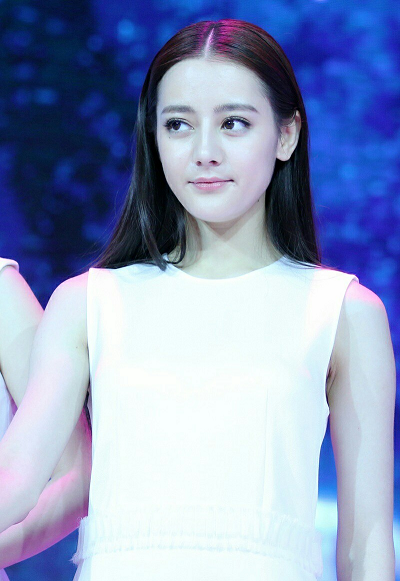
//> input picture images/test.png, 400 x 581 px
$ ./cascade_demo   (built with g++ and OpenCV 4)
//> lines starting //> are read from the running program, lines starting //| are printed output that depends on the picture; after the words box and inside, x2 and y2 are one past the last pixel; in counts of white or black regions, pixels touching at a corner belong together
#include <opencv2/opencv.hpp>
#include <iostream>

using namespace cv;
using namespace std;

int main(int argc, char** argv) {
	String cascadeFilePath = "D:/opencv3.1/opencv/build/etc/haarcascades/haarcascade_frontalface_alt.xml";
	CascadeClassifier face_cascade;
	if (!face_cascade.load(cascadeFilePath)) {
		printf("could not load haar data...\n");
		return -1;
	}
	Mat src, gray_src;
	src = imread("D:/vcprojects/images/test.png");
//> src is the input picture: 581 rows x 400 cols, CV_8UC3; mean B, G, R 189.6, 154.2, 139.9
	cvtColor(src, gray_src, COLOR_BGR2GRAY);
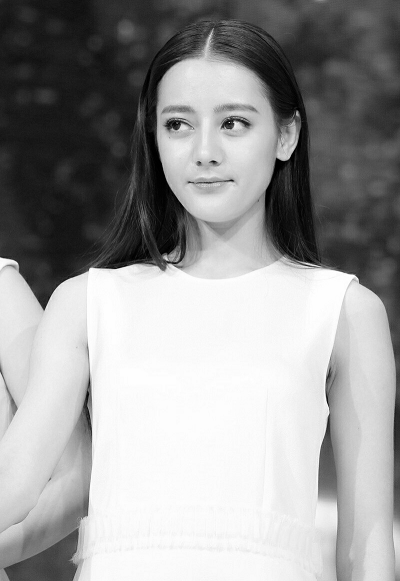
//> gray_src: 581 rows x 400 cols, CV_8UC1; min 0, max 255, mean 153.9
	equalizeHist(gray_src, gray_src);
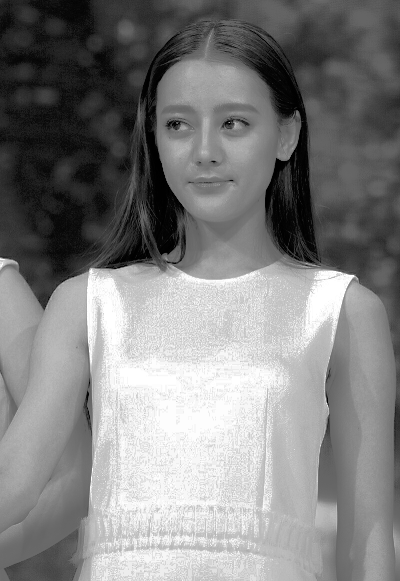
//> gray_src: 581 rows x 400 cols, CV_8UC1; min 0, max 255, mean 129.1
	imshow("input image", src);

	vector<Rect> faces;
	face_cascade.detectMultiScale(gray_src, faces, 1.1, 2, 0, Size(30, 30));
//> faces = 1 Rect (x, y, width, height): [135, 67, 144, 144]
	for (size_t t = 0; t < faces.size(); t++) {
		rectangle(src, faces[t], Scalar(0, 0, 255), 2, 8, 0);
	}
//> this loop made 1 pass
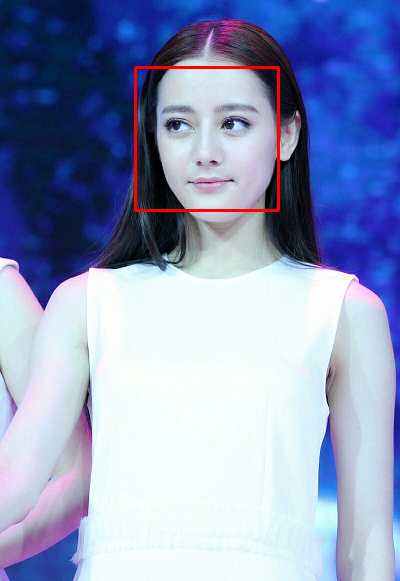
//> src: 581 rows x 400 cols, CV_8UC3; 0.74% of pixels changed, all inside (x1, y1, x2, y2) = (134, 66, 280, 212)
	namedWindow("output", CV_WINDOW_AUTOSIZE);
	imshow("output", src);

	waitKey(0);
	return 0;
}
